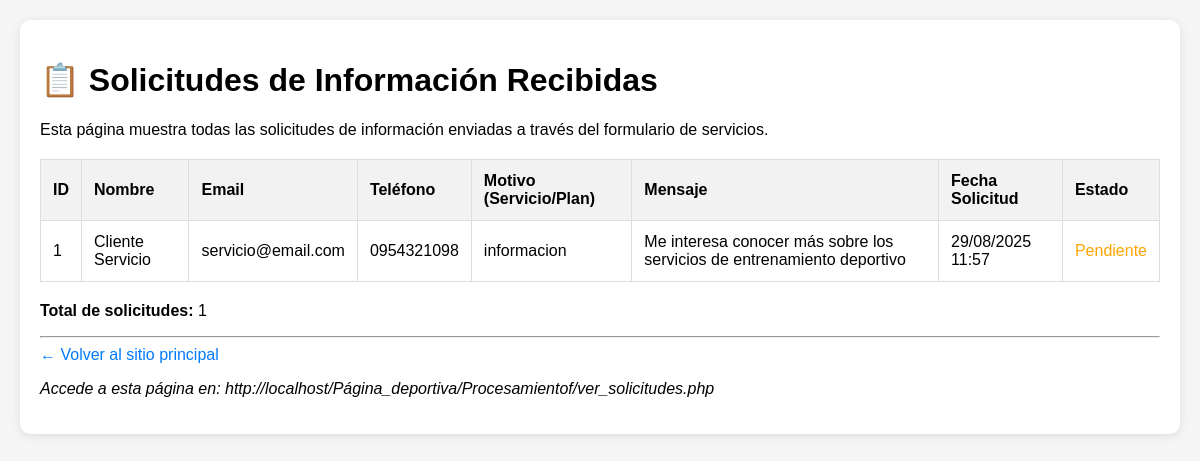
/Procesamientof/ver_solicitudes.php, run on the app's committed database.
### tables this page shows
CREATE TABLE IF NOT EXISTS `solicitudes_servicios` (
    `id` INT AUTO_INCREMENT PRIMARY KEY,
    `nombre` VARCHAR(100) NOT NULL,
    `email` VARCHAR(100) NOT NULL,
    `telefono` VARCHAR(20) DEFAULT NULL,
    `motivo` ENUM('informacion', 'soporte', 'entrenadores', 'otros') NOT NULL,
    `mensaje` TEXT NOT NULL,
    `fecha_solicitud` DATETIME DEFAULT CURRENT_TIMESTAMP,
    `estado` ENUM('pendiente', 'respondido', 'archivado') DEFAULT 'pendiente',
    INDEX `idx_email` (`email`),
    INDEX `idx_motivo` (`motivo`),
    INDEX `idx_fecha` (`fecha_solicitud`)
);

### Procesamientof/ver_solicitudes.php (the view, shortened to what this page needs)
<?php
include '../PHP/conexión.php';
$sql = "SELECT * FROM solicitudes_servicios ORDER BY fecha_solicitud DESC";
$resultado = mysqli_query($conexion, $sql);
?>
<!DOCTYPE html>
<html lang="es">
<head>
</head>
<body>
    <div class="container">
        <h1>📋 Solicitudes de Información Recibidas</h1>
        <p>Esta página muestra todas las solicitudes de información enviadas a través del formulario de servicios.</p>
        <?php if (mysqli_num_rows($resultado) > 0): ?>
            <table>
                <thead>
                    <tr>
                        <th>ID</th>
                        <th>Nombre</th>
                        <th>Email</th>
                        <th>Teléfono</th>
                        <th>Motivo (Servicio/Plan)</th>
                        <th>Mensaje</th>
                        <th>Fecha Solicitud</th>
                        <th>Estado</th>
                    </tr>
                </thead>
                <tbody>
                    <?php while ($row = mysqli_fetch_assoc($resultado)): ?>
                        <tr>
                            <td><?php echo $row['id']; ?></td>
                            <td><?php echo htmlspecialchars($row['nombre']); ?></td>
                            <td><?php echo htmlspecialchars($row['email']); ?></td>
                            <td><?php echo htmlspecialchars($row['telefono'] ?? 'N/A'); ?></td>
                            <td><?php echo nl2br(htmlspecialchars($row['motivo'])); ?></td>
                            <td><?php echo nl2br(htmlspecialchars($row['mensaje'] ?? 'Sin mensaje')); ?></td>
                            <td><?php echo date('d/m/Y H:i', strtotime($row['fecha_solicitud'])); ?></td>
                            <td>
                                <?php if ($row['estado'] == 'pendiente'): ?>
                                    <span style="color: orange;">Pendiente</span>
                                <?php elseif ($row['estado'] == 'respondido'): ?>
                                    <span style="color: green;">Respondido</span>
                                <?php else: ?>
                                    <span style="color: gray;">Archivado</span>
                                <?php endif; ?>
                            </td>
                        </tr>
                    <?php endwhile; ?>
                </tbody>
            </table>
            <p><strong>Total de solicitudes:</strong> <?php echo mysqli_num_rows($resultado); ?></p>
        <?php else: ?>
            <div class="no-data">No hay solicitudes de información registradas aún.</div>
        <?php endif; ?>
        <hr>
        <a href="index.html" style="color: #007bff; text-decoration: none;">← Volver al sitio principal</a>
        <p><em>Accede a esta página en: http://localhost/Página_deportiva/Procesamientof/ver_solicitudes.php</em></p>
    </div>
</body>
</html>

### Procesamientof/ver_solicitudes.php (style rules this page uses)
body { font-family: Arial, sans-serif; margin: 20px; background: #f5f5f5; }
.container { max-width: 1200px; margin: 0 auto; background: white; padding: 20px; border-radius: 10px; box-shadow: 0 2px 10px rgba(0,0,0,0.1); }
table { width: 100%; border-collapse: collapse; margin: 20px 0; }
th, td { border: 1px solid #ddd; padding: 12px; text-align: left; }
th { background-color: #f2f2f2; font-weight: bold; }

### data on the page
solicitudes_servicios: id "1", nombre "Cliente Servicio", email "servicio@email.com", telefono "0954321098", motivo "informacion", mensaje "Me interesa conocer más sobre los servicios de entrenamiento deportivo", fecha_solicitud "29/08/2025 11:57", estado "Pendiente"

### other printed values
mysqli_num_rows($resultado) "1"
